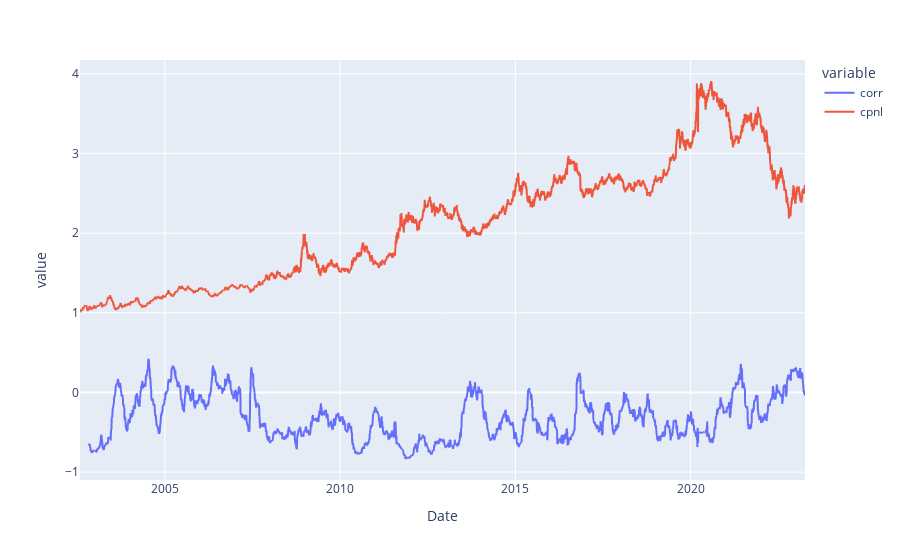

Notebook code for this chart:
### Code cell
px.line(prices_df.melt(ignore_index=False, value_vars=['corr', 'cpnl']), y='value', color='variable')

### Figure 1 — Plotly figure (JSON) as saved in the notebook; plotly's stock layout.template omitted (floating-point values rounded to 4 significant figures; data arrays with more than 128 entries replaced by an {"elided": "..."} marker saying what was removed)
{"data": [{"hovertemplate": "variable=corr<br>Date=%{x}<br>value=%{y}<extra></extra>", "legendgroup": "corr", "line": {"color": "#636efa", "dash": "solid"}, "marker": {"symbol": "circle"}, "mode": "lines", "name": "corr", "showlegend": true, "type": "scattergl", "x": {"elided": "5207 str values"}, "xaxis": "x", "y": {"elided": "5207 float values"}, "yaxis": "y"}, {"hovertemplate": "variable=cpnl<br>Date=%{x}<br>value=%{y}<extra></extra>", "legendgroup": "cpnl", "line": {"color": "#EF553B", "dash": "solid"}, "marker": {"symbol": "circle"}, "mode": "lines", "name": "cpnl", "showlegend": true, "type": "scattergl", "x": {"elided": "5207 str values"}, "xaxis": "x", "y": {"elided": "5207 float values"}, "yaxis": "y"}], "layout": {"legend": {"title": {"text": "variable"}, "tracegroupgap": 0}, "margin": {"t": 60}, "xaxis": {"anchor": "y", "domain": [0, 1], "title": {"text": "Date"}}, "yaxis": {"anchor": "x", "domain": [0, 1], "title": {"text": "value"}}}}
